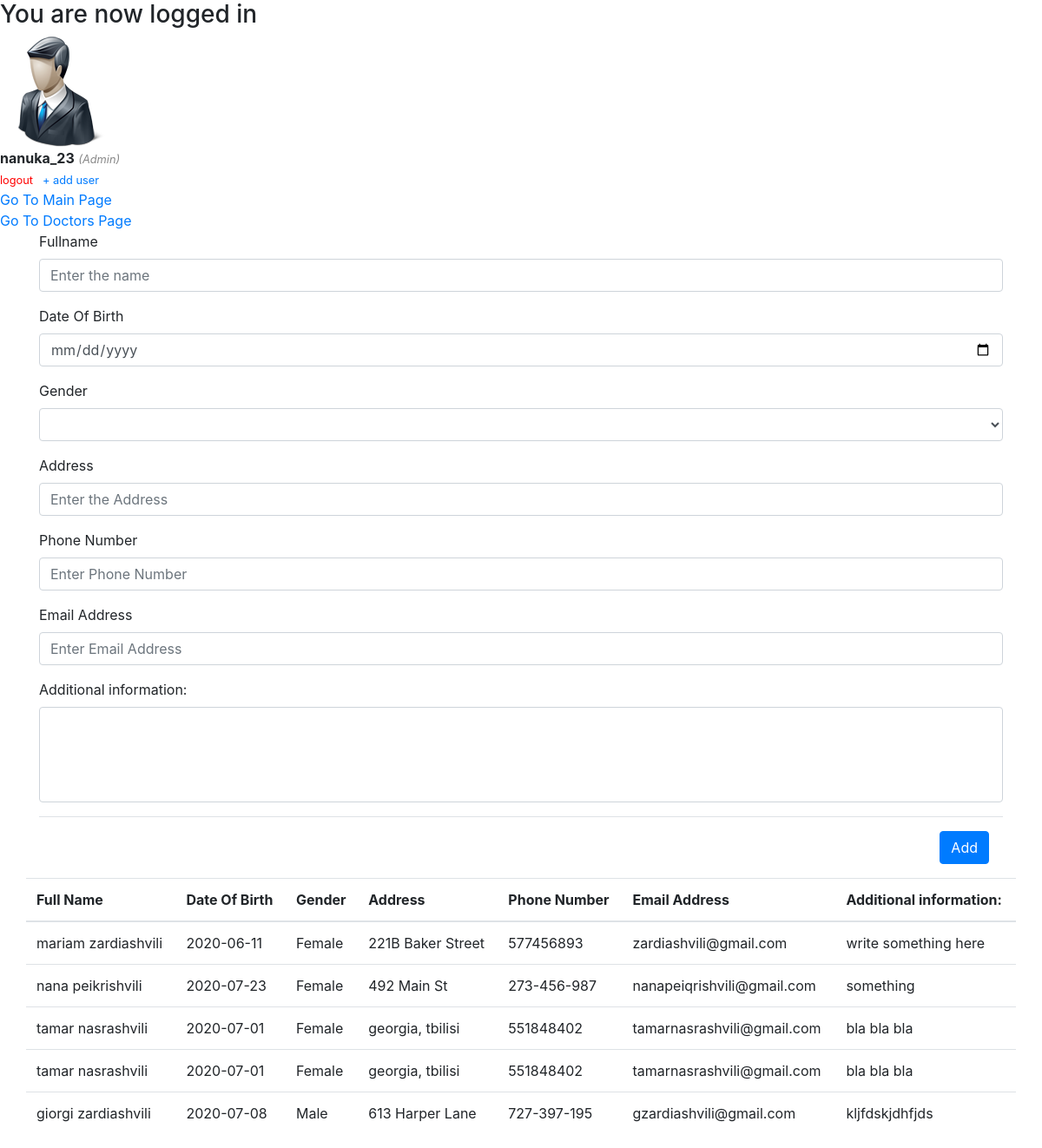
/admin/patients.php (signed in), run on the app's committed database.
### tables this page shows
CREATE TABLE `patients` (
  `patient_id` int(11) NOT NULL,
  `fullname` varchar(50) NOT NULL,
  `address` varchar(50) NOT NULL,
  `Gender` enum('Male','Female') NOT NULL,
  `email` varchar(50) NOT NULL,
  `phonenumber` varchar(15) NOT NULL,
  `DOB` date NOT NULL,
  `info` varchar(255) NOT NULL,
  `doctor_id` int(11) DEFAULT NULL,
  `appt_id` int(11) DEFAULT NULL
);

### admin/patients.php (the view, shortened to what this page needs)
<?php
$mysqli= new mysqli('localhost', 'root', '','medclinic_db') or die(mysqli_error($mysqli));
?>
<!doctype html>
<html lang="en">
  <head>
    <link rel="stylesheet" href="https://stackpath.bootstrapcdn.com/bootstrap/4.3.1/css/bootstrap.min.css">
  </head>
  <body>
  <div class="content">
		<?php if (isset($_SESSION['success'])) : ?>
			<div class="error success" >
				<h3>
					<?php
						echo $_SESSION['success'];
					?>
				</h3>
			</div>
		<?php endif ?>
		<div class="profile_info">
			<img src="../images/admin_profile.png"  >
			<div>
				<?php  if (isset($_SESSION['user'])) : ?>
					<strong><?php echo $_SESSION['user']['username']; ?></strong>
					<small>
						<i  style="color: #888;">(<?php echo ucfirst($_SESSION['user']['user_type']); ?>)</i>
						<br>
						<a href="patients.php?logout='1'" style="color: red;">logout</a>
						&nbsp; <a href="create_user.php"> + add user</a>
					</small>
				<?php endif ?>
			</div>
		</div>
<div><a href="../index.php">Go To Main Page</a></div>
<div><a href="adddoctors.php">Go To Doctors Page</a></div>
	</div>
  <div class="container">
      <div class=" justify-content-center">
      <form action="patients.php" method="POST" enctype="multipart/form-data">
          <div class="form-group">
          <label for="patient_name">Fullname</label>
          <input type="text" name="patient_name" class="form-control"
           placeholder="Enter the name" required>
          </div>
          <div class="form-group">
          <label for="dob">Date Of Birth</label>
          <input type="date" name="dob" class="form-control"
            required>
            </div>
          <div class="form-group">
          <label for="gender">Gender</label>
          <select name="gender" class="form-control" required>
          <option value=""></option>
            <option value="male" >male</option>
           </select>
            </div>
            <div class="form-group">
          <label for="address">Address</label>
          <input type="text" name="address" class="form-control"
            placeholder="Enter the Address" required>
            </div>
            <div class="form-group">
          <label for="phone">Phone Number</label>
          <input type="tel" name="phone" class="form-control" class="form-control"
         placeholder="Enter Phone Number" required>
          </div>
          <div class="form-group">
          <label for="email">Email Address</label>
          <input type="text" name="email" class="form-control"
            placeholder="Enter Email Address" required>
            </div>
            <div class="form-group">
            <label for="info">Additional information:</label>
            <textarea name="info" rows="4" cols="50" style="resize:none;" class="form-control"></textarea>
          </div>
            <div class="modal-footer">
          <button class="btn btn-primary" type="submit" name="save">Add</button>
          </div>
        </form>
        </div>
        <?php
        $mysqli=new mysqli('localhost','root','','medclinic_db') or die(mysqli_error($mysqli));
        $result=$mysqli->query("SELECT * FROM patients") or die($mysqli->error);
        ?>
          <div class="row justify-content-center">
          <table class="table">
          <thead>
          <tr>
          <th>Full Name</th>
          <th> Date Of Birth </th>
          <th>Gender</th>
          <th>Address</th>
          <th>Phone Number</th>
          <th> Email Address </th>
          <th> Additional information:</th>
          </tr>
          </thead>
          <?php
          while($row=$result->fetch_assoc()): ?>
          <tr>
          <td><?php echo $row['fullname'] ?></td>
          <td><?php echo $row['DOB'] ?></td>
          <td><?php echo $row['Gender'] ?></td>
          <td><?php echo $row['address'] ?></td>
          <td><?php echo $row['phonenumber'] ?></td>
          <td><?php echo $row['email'] ?></td>
          <td><?php echo $row['info'] ?></td>
          </tr>
          <?php endwhile; ?>
          </table>
          </div>
</div>
  </body>
</html>

### data on the page
patients: fullname "mariam zardiashvili", DOB "2020-06-11", Gender "Female", address "221B Baker Street", phonenumber "577456893", email "zardiashvili@gmail.com", info "write something here"
patients: fullname "nana peikrishvili", DOB "2020-07-23", Gender "Female", address "492 Main St", phonenumber "273-456-987", email "nanapeiqrishvili@gmail.com", info "something"
patients: fullname "tamar nasrashvili", DOB "2020-07-01", Gender "Female", address "georgia, tbilisi", phonenumber "551848402", email "tamarnasrashvili@gmail.com", info "bla bla bla"
patients: fullname "tamar nasrashvili", DOB "2020-07-01", Gender "Female", address "georgia, tbilisi", phonenumber "551848402", email "tamarnasrashvili@gmail.com", info "bla bla bla"
patients: fullname "giorgi zardiashvili", DOB "2020-07-08", Gender "Male", address "613 Harper Lane", phonenumber "727-397-195", email "gzardiashvili@gmail.com", info "kljfdskjdhfjds"

### other printed values
$_SESSION['success'] "You are now logged in"
$_SESSION['user']['username'] "nanuka_23"
$_SESSION['user']['user_type'] "Admin"
